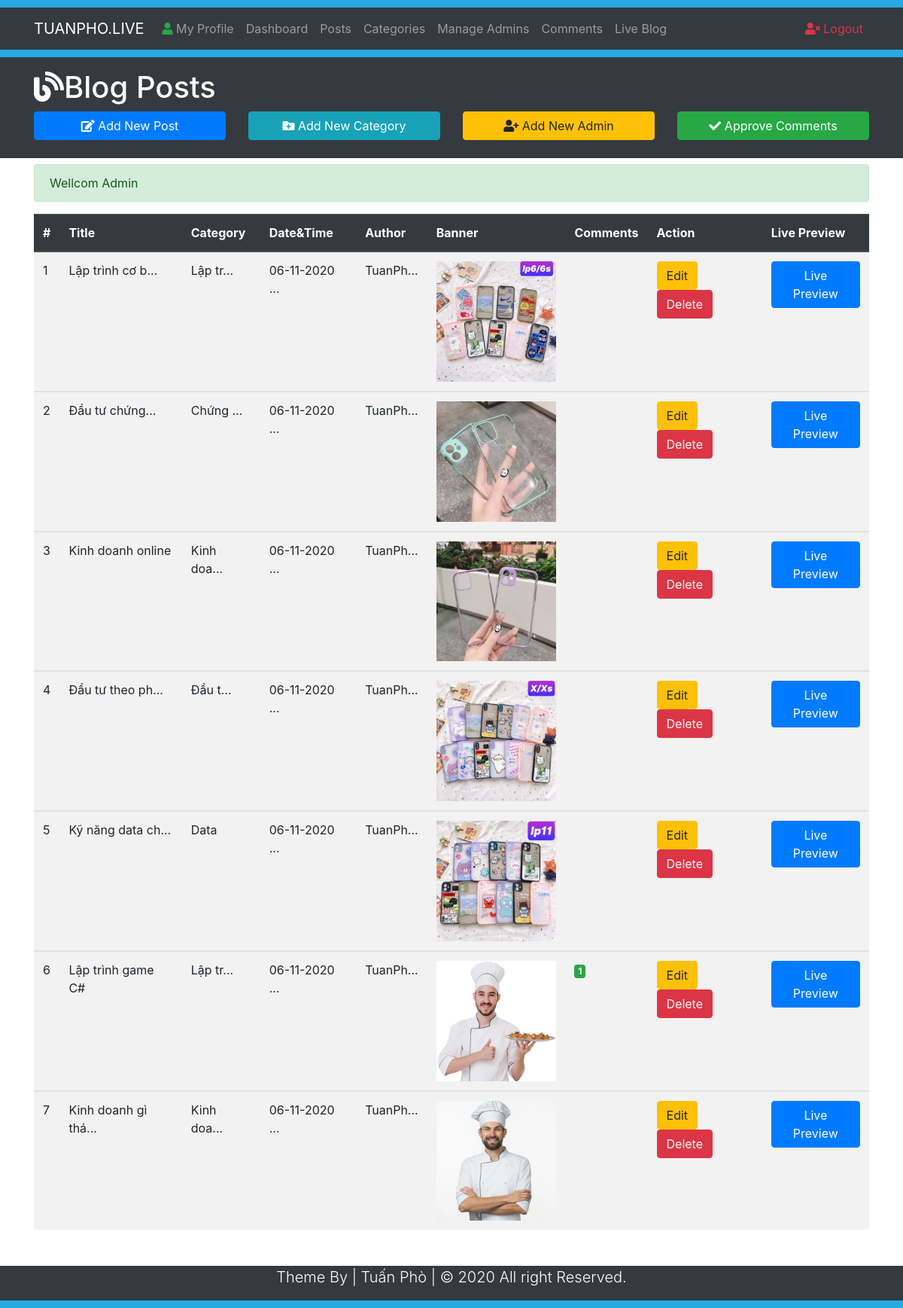
The page /Posts.php (signed in) on the database its author committed.
### tables this page shows
CREATE TABLE `posts` (
  `id` int(10) NOT NULL,
  `datetime` varchar(50) NOT NULL,
  `title` varchar(300) NOT NULL,
  `category` varchar(50) NOT NULL,
  `author` varchar(50) NOT NULL,
  `image` varchar(100) NOT NULL,
  `post` mediumtext NOT NULL
);

### Includes/Functions.php (called while the page is built, shortened)
<?php
require_once 'Includes/DB.php';
function ApproveCommentsAccordingtoPost($PostId) {
	global $ConnectingDB;
	$sqlApprove = "SELECT COUNT(*) FROM comments WHERE post_id = '$PostId' AND status = 'ON'";
	$stmtApprove = $ConnectingDB->query($sqlApprove);
	$RowsTotal = $stmtApprove->fetch();
	$Total = array_shift($RowsTotal);
	return $Total;
}
?>

### Posts.php (the view, shortened to what this page needs)
<?php
require_once 'Includes/DB.php';
require_once 'Includes/Functions.php';
require_once 'Includes/Sessions.php';
?>
<!DOCTYPE html>
<html lang="en">
<head>
	<link rel="stylesheet" href="https://use.fontawesome.com/releases/v5.14.0/css/all.css">
	<link rel="stylesheet" href="https://stackpath.bootstrapcdn.com/bootstrap/4.5.2/css/bootstrap.min.css">
	<link rel="stylesheet" href="Css/Style.css">
</head>
<body>
	<div style="height: 10px; background: #27aae1"></div>
	<nav class="navbar navbar-expand-lg navbar-dark bg-dark">
		<div class="container">
			<a href="#" class="navbar-brand">TUANPHO.LIVE</a>
			<div class="collapse navbar-collapse" id="navbarcollapseCMS">
				<ul class="navbar-nav mr-auto">
					<li class="nav-item"><a href="MyProfile.php" class="nav-link"><i class="fas fa-user text-success"></i> My Profile</a></li>
					<li class="nav-item"><a href="Dashboard.php" class="nav-link">Dashboard</a></li>
					<li class="nav-item"><a href="Posts.php" class="nav-link">Posts</a></li>
					<li class="nav-item"><a href="Categories.php" class="nav-link">Categories</a></li>
					<li class="nav-item"><a href="Admins.php" class="nav-link">Manage Admins</a></li>
					<li class="nav-item"><a href="Comments.php" class="nav-link">Comments</a></li>
					<li class="nav-item"><a href="Blog.php" class="nav-link">Live Blog</a></li>
				</ul>
				<ul class="navbar-nav ml-auto">
					<li class="nav-item"><a href="Logout.php" class="nav-link text-danger"><i class="fas fa-user-times"></i> Logout</a></li>
				</ul>
			</div>
		</div>
	</nav>
	<div style="height: 10px; background: #27aae1"></div>
	<header class="bg-dark text-white py-3">
		<div class="container">
			<div class="row">
				<div class="col-md-12">
					<h1><i class="fas fa-blog"></i>Blog Posts</h1>
				</div>
				<div class="col-lg-3 mb-2">
					<a href="AddNewPost.php" class="btn btn-primary btn-block"><i class="fas fa-edit"></i> Add New Post</a>
				</div>
				<div class="col-lg-3 mb-2">
					<a href="Categories.php" class="btn btn-info btn-block"><i class="fas fa-folder-plus"></i> Add New Category</a>
				</div>
				<div class="col-lg-3 mb-2">
					<a href="Admins.php" class="btn btn-warning btn-block"><i class="fas fa-user-plus"></i> Add New Admin</a>
				</div>
				<div class="col-lg-3 mb-2">
					<a href="Comments.php" class="btn btn-success btn-block"><i class="fas fa-check"></i> Approve Comments</a>
				</div>
			</div>
		</div>
	</header>
	<section class="container py-2 mb-4">
		<div class="row">
			<div class="col-lg-12">
				<?php
				echo SuccessMessage();
				?>
				<table class="table table-striped table-hover">
					<thead class="thead-dark">
						<tr>
							<th>#</th>
							<th>Title</th>
							<th>Category</th>
							<th>Date&Time</th>
							<th>Author</th>
							<th>Banner</th>
							<th>Comments</th>
							<th>Action</th>
							<th>Live Preview</th>
						</tr>
					</thead>
					<?php
					global $ConnectingDB;
					$sql = 'SELECT * FROM posts';
					$stmt = $ConnectingDB->query($sql);
					$Sr = 0;
					while ($DataRows = $stmt->fetch()) {
					    $Id = $DataRows['id'];
					    $DateTime = $DataRows['datetime'];
					    $PostTitle = $DataRows['title'];
					    $Category = $DataRows['category'];
					    $Admin = $DataRows['author'];
					    $Image = $DataRows['image'];
					    $Sr++;
					?>
					<tbody>
						<tr>
							<td><?= $Sr; ?></td>
							<td>
								<?php
								if (strlen($PostTitle) > 20) {
									$PostTitle = substr($PostTitle, 0, 18) . '...';
								}
								echo $PostTitle;
								?>
							</td>
							<td>
								<?php
								if (strlen($Category) > 8) {
									$Category = substr($Category, 0, 8) . '...';
								}
								echo $Category;
								?>
							</td>
							<td>
								<?php
								if (strlen($DateTime) > 11) {
									$DateTime = substr($DateTime, 0, 11) . '...';
								}
								echo $DateTime;
								?>
							</td>
							<td>
								<?php
								if (strlen($Admin) > 6) {
									$Admin = substr($Admin, 0, 6) . '...';
								}
								echo $Admin;
								?>
							</td>
							<td><img src="Uploads/<?= $Image; ?>" alt="" class="img-fluid" width="170px" height="50px"></td>
							<td>
								<?php
								$Total = ApproveCommentsAccordingtoPost($Id);
								if ($Total > 0) { ?>
									<span class="badge badge-success">
									<?php echo $Total; ?>
									</span>
								<?php } ?>
							</td>
							<td>
								<a href="EditPost.php?id=<?= $Id; ?>"><span class="btn btn-warning">Edit</span></a>
								<a href="DeletePost.php?id=<?= $Id; ?>"><span class="btn btn-danger">Delete</span></a>
							</td>
							<td>
								<a href="FullPost.php?id=<?= $Id; ?>" target="_blank"><span class="btn btn-primary">Live Preview</span></a>
							</td>
					</tr>
					</tbody>
					<?php } ?>
				</table>
			</div>
		</div>
	</section>
	<footer class="bg-dark text-white">
		<div class="container">
			<div class="row">
				<div class="col">
					<p class="lead text-center">Theme By | Tuấn Phò | &copy; <span id="year"></span> All right Reserved.</p>
				</div>
			</div>
		</div>
	</footer>
	<div style="height: 10px; background: #27aae1"></div>
</body>
</html>

### rows shown on the page
posts: title "Lập trình cơ b...", category "Lập tr...", datetime "06-11-2020 ...", author "TuanPh...", image (picture)
posts: title "Đầu tư chứng...", category "Chứng ...", datetime "06-11-2020 ...", author "TuanPh...", image (picture)
posts: title "Kinh doanh online", category "Kinh doa...", datetime "06-11-2020 ...", author "TuanPh...", image (picture)
posts: title "Đầu tư theo ph...", category "Đầu t...", datetime "06-11-2020 ...", author "TuanPh...", image (picture)
posts: title "Kỹ năng data ch...", category "Data", datetime "06-11-2020 ...", author "TuanPh...", image (picture)
posts: title "Lập trình game C#", category "Lập tr...", datetime "06-11-2020 ...", author "TuanPh...", image (picture), Total "1"
posts: title "Kinh doanh gì thá...", category "Kinh doa...", datetime "06-11-2020 ...", author "TuanPh...", image (picture)

### other values the page prints
SuccessMessage() "Wellcom Admin"
